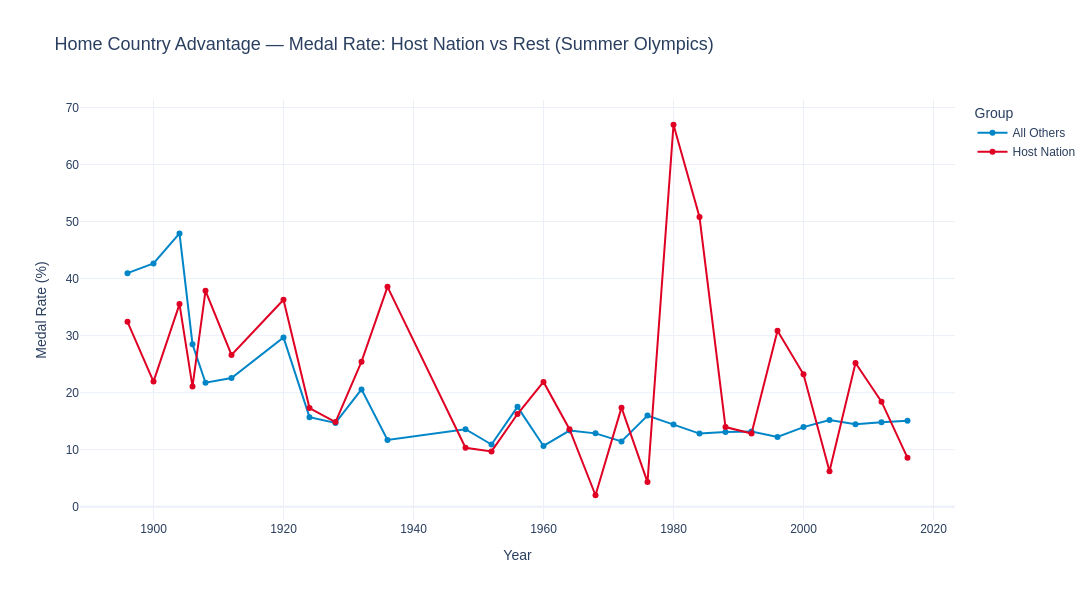

Write notebook code for a chart like this one.
### Markdown cell above
## 8. Home Country Advantage Analysis

### Code cell
# Map host city → NOC
host_map = {
    1896: 'GRE', 1900: 'FRA', 1904: 'USA', 1906: 'GRE',
    1908: 'GBR', 1912: 'SWE', 1920: 'BEL', 1924: 'FRA',
    1928: 'NED', 1932: 'USA', 1936: 'GER', 1948: 'GBR',
    1952: 'FIN', 1956: 'AUS', 1960: 'ITA', 1964: 'JPN',
    1968: 'MEX', 1972: 'FRG', 1976: 'CAN', 1980: 'URS',
    1984: 'USA', 1988: 'KOR', 1992: 'ESP', 1996: 'USA',
    2000: 'AUS', 2004: 'GRE', 2008: 'CHN', 2012: 'GBR',
    2016: 'BRA'
}

summer['Host_NOC'] = summer['Year'].map(host_map)
summer['Is_Host'] = (summer['NOC'] == summer['Host_NOC']).astype(int)

# Medal rate: host vs non-host, by edition
home_adv = (
    summer.groupby(['Year', 'Is_Host'])
    .agg(Entries=('ID', 'count'), Medals=('Medal_Won', 'sum'))
    .reset_index()
)
home_adv['Medal_Rate'] = (home_adv['Medals'] / home_adv['Entries'] * 100).round(2)
home_adv['Group'] = home_adv['Is_Host'].map({1: 'Host Nation', 0: 'All Others'})

# Summary stats
summary = home_adv.groupby('Group')['Medal_Rate'].agg(['mean', 'median', 'std']).round(2)
print('Home advantage summary (medal rate %):')
display(summary)

fig = px.line(
    home_adv, x='Year', y='Medal_Rate', color='Group',
    markers=True,
    color_discrete_map={'Host Nation': OLY['red'], 'All Others': OLY['blue']},
    title='Home Country Advantage — Medal Rate: Host Nation vs Rest (Summer Olympics)',
    labels={'Medal_Rate': 'Medal Rate (%)', 'Year': 'Year'},
    template='plotly_white', width=1200, height=600
)
fig.update_layout(font_family='Arial', title_font_size=18)
fig.write_html(OUT_FIGS / 'athlete_line_homeAdvantage.html')
fig.show()

home_adv.to_csv(OUT_TABLES / 'athlete_homeAdvantage.csv', index=False)
logger.info('Saved home advantage chart and table.')

### Figure 1 — Plotly figure (JSON) as saved in the notebook; plotly's stock layout.template omitted (floating-point values rounded to 4 significant figures)
{"data": [{"hovertemplate": "Group=All Others<br>Year=%{x}<br>Medal Rate (%)=%{y}<extra></extra>", "legendgroup": "All Others", "line": {"color": "#0085C7", "dash": "solid"}, "marker": {"symbol": "circle"}, "mode": "lines+markers", "name": "All Others", "orientation": "v", "showlegend": true, "type": "scatter", "x": [1896, 1900, 1904, 1906, 1908, 1912, 1920, 1924, 1928, 1932, 1936, 1948, 1952, 1956, 1960, 1964, 1968, 1972, 1976, 1980, 1984, 1988, 1992, 1996, 2000, 2004, 2008, 2012, 2016], "xaxis": "x", "y": [40.95, 42.66, 47.92, 28.5, 21.75, 22.58, 29.68, 15.71, 14.69, 20.58, 11.7, 13.6, 10.91, 17.52, 10.66, 13.35, 12.87, 11.45, 15.99, 14.42, 12.83, 13.1, 13.21, 12.23, 13.97, 15.22, 14.48, 14.83, 15.06], "yaxis": "y"}, {"hovertemplate": "Group=Host Nation<br>Year=%{x}<br>Medal Rate (%)=%{y}<extra></extra>", "legendgroup": "Host Nation", "line": {"color": "#DF0024", "dash": "solid"}, "marker": {"symbol": "circle"}, "mode": "lines+markers", "name": "Host Nation", "orientation": "v", "showlegend": true, "type": "scatter", "x": [1896, 1900, 1904, 1906, 1908, 1912, 1920, 1924, 1928, 1932, 1936, 1948, 1952, 1956, 1960, 1964, 1968, 1972, 1976, 1980, 1984, 1988, 1992, 1996, 2000, 2004, 2008, 2012, 2016], "xaxis": "x", "y": [32.43, 21.94, 35.53, 21.07, 37.86, 26.61, 36.29, 17.3, 14.84, 25.44, 38.55, 10.34, 9.71, 16.26, 21.89, 13.6, 2.02, 17.38, 4.33, 66.97, 50.79, 13.97, 12.85, 30.87, 23.22, 6.21, 25.21, 18.42, 8.58], "yaxis": "y"}], "layout": {"font": {"family": "Arial"}, "height": 600, "legend": {"title": {"text": "Group"}, "tracegroupgap": 0}, "title": {"font": {"size": 18}, "text": "Home Country Advantage — Medal Rate: Host Nation vs Rest (Summer Olympics)"}, "width": 1200, "xaxis": {"anchor": "y", "domain": [0.0, 1.0], "title": {"text": "Year"}}, "yaxis": {"anchor": "x", "domain": [0.0, 1.0], "title": {"text": "Medal Rate (%)"}}}}
